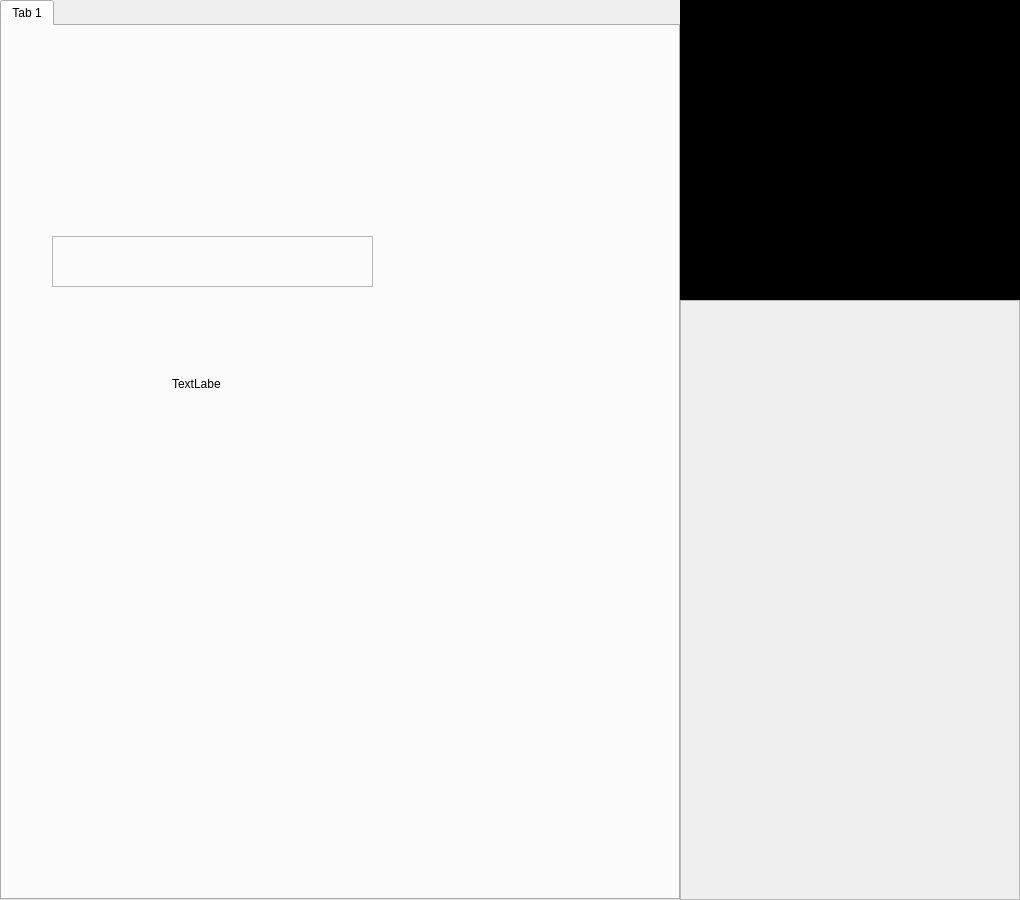
<?xml version="1.0" encoding="UTF-8"?>
<ui version="4.0">
 <class>MainWindow</class>
 <widget class="QMainWindow" name="MainWindow">
  <property name="enabled">
   <bool>true</bool>
  </property>
  <property name="geometry">
   <rect>
    <x>0</x>
    <y>0</y>
    <width>1020</width>
    <height>900</height>
   </rect>
  </property>
  <property name="sizePolicy">
   <sizepolicy hsizetype="Maximum" vsizetype="Preferred">
    <horstretch>0</horstretch>
    <verstretch>0</verstretch>
   </sizepolicy>
  </property>
  <property name="minimumSize">
   <size>
    <width>0</width>
    <height>0</height>
   </size>
  </property>
  <property name="windowTitle">
   <string>MainWindow</string>
  </property>
  <property name="autoFillBackground">
   <bool>false</bool>
  </property>
  <property name="styleSheet">
   <string notr="true">   background-color: none;</string>
  </property>
  <widget class="QWidget" name="centralwidget">
   <property name="minimumSize">
    <size>
     <width>1020</width>
     <height>694</height>
    </size>
   </property>
   <property name="font">
    <font>
     <family>Helvetica</family>
     <pointsize>10</pointsize>
    </font>
   </property>
   <property name="autoFillBackground">
    <bool>false</bool>
   </property>
   <layout class="QVBoxLayout" name="verticalLayout">
    <property name="spacing">
     <number>0</number>
    </property>
    <property name="leftMargin">
     <number>0</number>
    </property>
    <property name="topMargin">
     <number>0</number>
    </property>
    <property name="rightMargin">
     <number>0</number>
    </property>
    <property name="bottomMargin">
     <number>0</number>
    </property>
    <item>
     <layout class="QHBoxLayout" name="hl" stretch="6,3">
      <property name="spacing">
       <number>0</number>
      </property>
      <property name="sizeConstraint">
       <enum>QLayout::SetMinimumSize</enum>
      </property>
      <item>
       <widget class="QTabWidget" name="tw_plotting">
        <property name="currentIndex">
         <number>0</number>
        </property>
        <widget class="QWidget" name="tab_3">
         <attribute name="title">
          <string>Tab 1</string>
         </attribute>
         <widget class="QLabel" name="lbl_background">
          <property name="geometry">
           <rect>
            <x>170</x>
            <y>350</y>
            <width>49</width>
            <height>16</height>
           </rect>
          </property>
          <property name="text">
           <string>TextLabel</string>
          </property>
         </widget>
         <widget class="QFrame" name="form_btm_graph">
          <property name="geometry">
           <rect>
            <x>50</x>
            <y>210</y>
            <width>321</width>
            <height>51</height>
           </rect>
          </property>
          <property name="frameShape">
           <enum>QFrame::StyledPanel</enum>
          </property>
          <property name="frameShadow">
           <enum>QFrame::Raised</enum>
          </property>
         </widget>
        </widget>
       </widget>
      </item>
      <item>
       <layout class="QVBoxLayout" name="verticalLayout_2">
        <item>
         <widget class="QPlainTextEdit" name="ledt_output">
          <property name="sizePolicy">
           <sizepolicy hsizetype="Expanding" vsizetype="Fixed">
            <horstretch>0</horstretch>
            <verstretch>0</verstretch>
           </sizepolicy>
          </property>
          <property name="minimumSize">
           <size>
            <width>0</width>
            <height>300</height>
           </size>
          </property>
          <property name="font">
           <font>
            <family>Cascadia Mono</family>
            <pointsize>11</pointsize>
           </font>
          </property>
          <property name="styleSheet">
           <string notr="true">   background-color: black;
    color: white;</string>
          </property>
          <property name="plainText">
           <string/>
          </property>
         </widget>
        </item>
        <item>
         <widget class="QFrame" name="frame">
          <property name="frameShape">
           <enum>QFrame::StyledPanel</enum>
          </property>
          <property name="frameShadow">
           <enum>QFrame::Raised</enum>
          </property>
         </widget>
        </item>
       </layout>
      </item>
     </layout>
    </item>
   </layout>
  </widget>
  <widget class="QMenuBar" name="menubar">
   <property name="geometry">
    <rect>
     <x>0</x>
     <y>0</y>
     <width>1020</width>
     <height>22</height>
    </rect>
   </property>
  </widget>
 </widget>
 <resources/>
 <connections/>
</ui>
